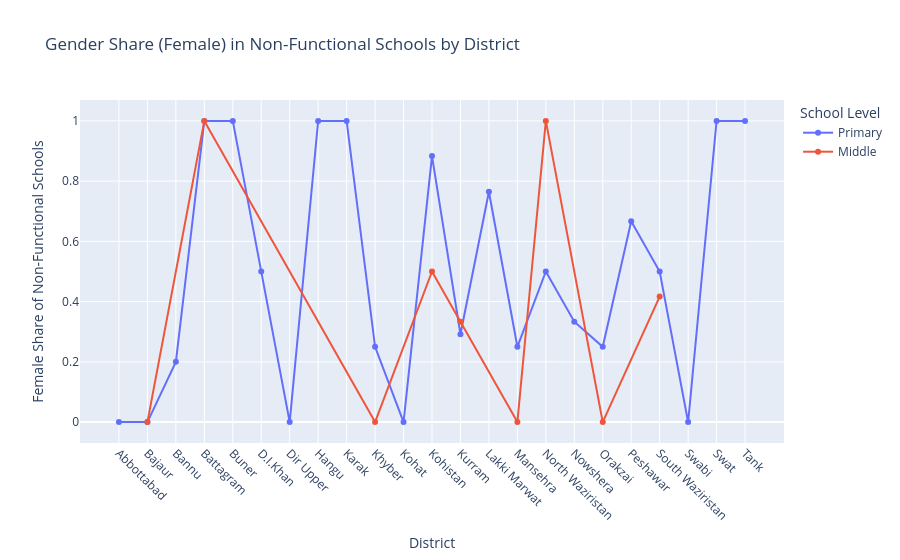

Source (notebook cell):
### Markdown cell above
##### Gender Share across Districts

### Code cell
# Step 1: Prepare data for gender share
primary['gender_share'] = primary['Female'] / primary['Total']
middle['gender_share'] = middle['Female'] / middle['Total']

# Combine primary and middle data into one DataFrame
combined_gender_share = pd.concat([
    primary[['District', 'gender_share', 'Level']],
    middle[['District', 'gender_share', 'Level']]
])

# Step 2: Create Line Chart
fig = px.line(
    combined_gender_share,
    x="District",
    y="gender_share",
    color="Level",
    title="Gender Share (Female) in Non-Functional Schools by District",
    labels={"gender_share": "Female Share of Non-Functional Schools", "District": "District"},
)

fig.update_traces(mode='lines+markers')
fig.update_layout(
    xaxis_tickangle=45,
    legend_title="School Level"
)

fig.show()

### Figure 1 — Plotly figure (JSON) as saved in the notebook; plotly's stock layout.template omitted (floating-point values rounded to 4 significant figures)
{"data": [{"hovertemplate": "Level=Primary<br>District=%{x}<br>Female Share of Non-Functional Schools=%{y}<extra></extra>", "legendgroup": "Primary", "line": {"color": "#636efa", "dash": "solid"}, "marker": {"symbol": "circle"}, "mode": "lines+markers", "name": "Primary", "orientation": "v", "showlegend": true, "type": "scatter", "x": ["Abbottabad", "Bajaur", "Bannu", "Battagram", "Buner", "D.I.Khan", "Dir Upper", "Hangu", "Karak", "Khyber", "Kohat", "Kohistan", "Kurram", "Lakki Marwat", "Mansehra", "North Waziristan", "Nowshera", "Orakzai", "Peshawar", "South Waziristan", "Swabi", "Swat", "Tank"], "xaxis": "x", "y": [0.0, 0.0, 0.2, 1.0, 1.0, 0.5, 0.0, 1.0, 1.0, 0.25, 0.0, 0.8833, 0.2917, 0.7647, 0.25, 0.5, 0.3333, 0.25, 0.6667, 0.5, 0.0, 1.0, 1.0], "yaxis": "y"}, {"hovertemplate": "Level=Middle<br>District=%{x}<br>Female Share of Non-Functional Schools=%{y}<extra></extra>", "legendgroup": "Middle", "line": {"color": "#EF553B", "dash": "solid"}, "marker": {"symbol": "circle"}, "mode": "lines+markers", "name": "Middle", "orientation": "v", "showlegend": true, "type": "scatter", "x": ["Bajaur", "Battagram", "Khyber", "Kohistan", "Kurram", "Mansehra", "North Waziristan", "Orakzai", "South Waziristan"], "xaxis": "x", "y": [0.0, 1.0, 0.0, 0.5, 0.3333, 0.0, 1.0, 0.0, 0.4167], "yaxis": "y"}], "layout": {"legend": {"title": {"text": "School Level"}, "tracegroupgap": 0}, "title": {"text": "Gender Share (Female) in Non-Functional Schools by District"}, "xaxis": {"anchor": "y", "domain": [0, 1], "tickangle": 45, "title": {"text": "District"}}, "yaxis": {"anchor": "x", "domain": [0, 1], "title": {"text": "Female Share of Non-Functional Schools"}}}}
